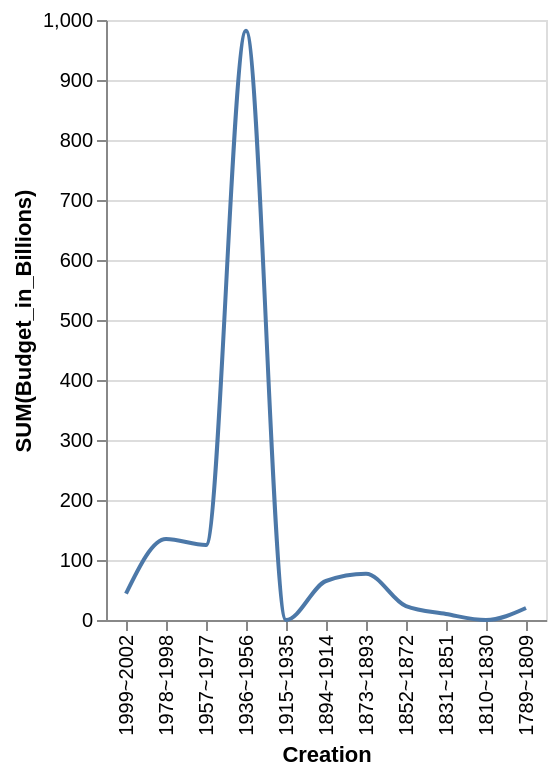

Describe this chart as a Vega-Lite specification.
### Vega-Lite specification from a JSON file in a GitHub repository (floating-point values rounded to 4 significant figures)
{"data": {"values": [{"x_data": "1789~1809", "y_data": 20}, {"x_data": "1810~1830", "y_data": 0}, {"x_data": "1831~1851", "y_data": 10}, {"x_data": "1852~1872", "y_data": 23}, {"x_data": "1873~1893", "y_data": 77}, {"x_data": "1894~1914", "y_data": 65}, {"x_data": "1915~1935", "y_data": 0}, {"x_data": "1936~1956", "y_data": 982}, {"x_data": "1957~1977", "y_data": 125}, {"x_data": "1978~1998", "y_data": 135}, {"x_data": "1999~2002", "y_data": 44}]}, "mark": {"type": "line", "interpolate": "monotone"}, "encoding": {"x": {"field": "x_data", "type": "nominal", "title": "Creation", "sort": "descending"}, "y": {"field": "y_data", "type": "quantitative", "title": "SUM(Budget_in_Billions)"}}}
